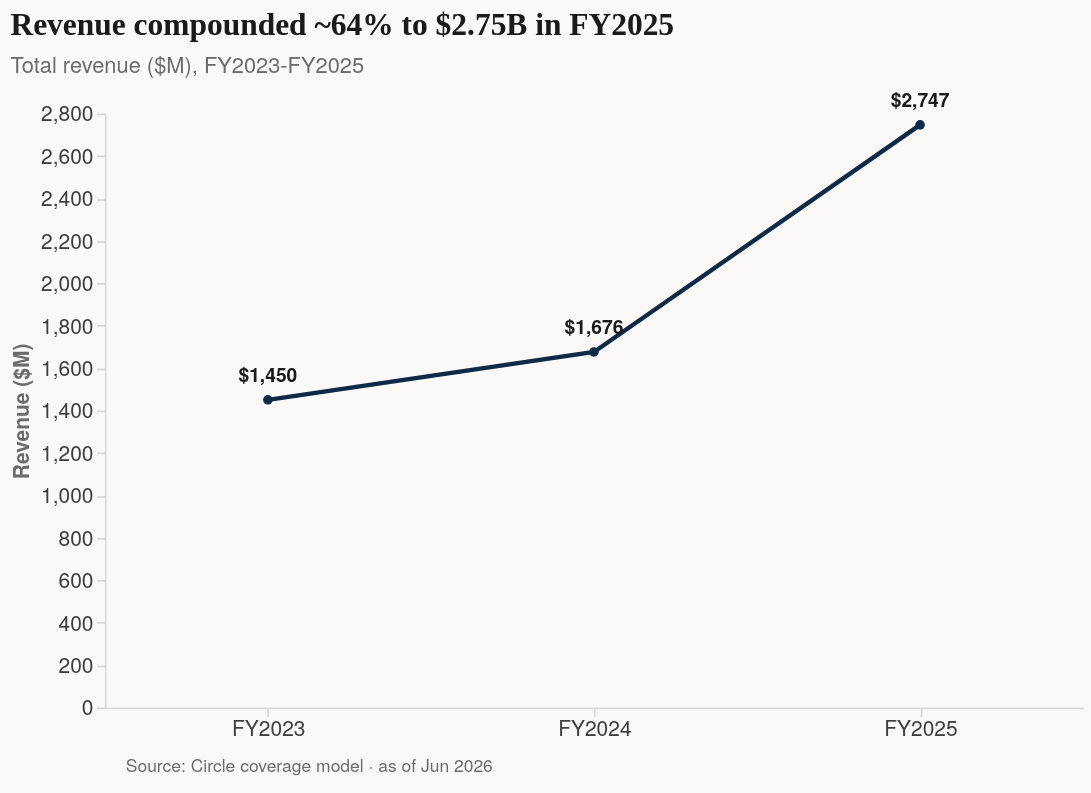

Describe this chart as a Vega-Lite specification.
### Vega-Lite specification from a JSON file in a GitHub repository (floating-point values rounded to 4 significant figures)
{"$schema": "https://vega.github.io/schema/vega-lite/v6.4.1.json", "config": {"axis": {"domainColor": "#D9D9D6", "grid": false, "labelAngle": 0, "labelColor": "#3D3D3D", "labelFont": "Helvetica Neue", "labelFontSize": 12, "tickColor": "#D9D9D6", "titleColor": "#6B6B6B", "titleFont": "Helvetica Neue", "titleFontSize": 12}, "background": "#faf9f7", "font": "Helvetica Neue", "range": {"category": ["#0E2A47", "#8B2332", "#0D7680", "#C3C7CD", "#3D3D3D"]}, "title": {"anchor": "start", "color": "#1A1A1A", "dy": -4, "font": "Georgia", "fontSize": 18, "fontWeight": "bold", "subtitleColor": "#6B6B6B", "subtitleFont": "Helvetica Neue", "subtitleFontSize": 12.5, "subtitlePadding": 8}, "view": {"stroke": null}}, "datasets": {"data-34d56df25de3c5064bfa10cf62493e87": [{"category": "FY2023", "order": 0, "series": "Revenue ($M)", "value": 1450.0}, {"category": "FY2024", "order": 1, "series": "Revenue ($M)", "value": 1676.0}, {"category": "FY2025", "order": 2, "series": "Revenue ($M)", "value": 2747.0}], "data-6fad5c34291b82fc9632cbce143d677a": [{"_": 0}]}, "spacing": 6, "vconcat": [{"data": {"name": "data-34d56df25de3c5064bfa10cf62493e87"}, "height": 340, "layer": [{"encoding": {"color": {"value": "#0E2A47"}, "x": {"field": "category", "sort": ["FY2023", "FY2024", "FY2025"], "title": null, "type": "nominal"}, "y": {"field": "value", "title": "Revenue ($M)", "type": "quantitative"}}, "mark": {"point": true, "strokeWidth": 2.5, "type": "line"}}, {"encoding": {"text": {"field": "lbl", "type": "nominal"}, "x": {"field": "category", "sort": ["FY2023", "FY2024", "FY2025"], "title": null, "type": "nominal"}, "y": {"field": "value", "title": "Revenue ($M)", "type": "quantitative"}}, "mark": {"color": "#1A1A1A", "dy": -13, "fontSize": 11, "fontWeight": "bold", "type": "text"}, "transform": [{"as": "lbl", "calculate": "'' + format(datum.value * 1.0, '$,.0f') + ''"}]}], "title": {"subtitle": "Total revenue ($M), FY2023-FY2025", "text": "Revenue compounded ~64% to $2.75B in FY2025"}, "width": 560}, {"data": {"name": "data-6fad5c34291b82fc9632cbce143d677a"}, "encoding": {"text": {"value": "Source: Circle coverage model · as of Jun 2026"}}, "mark": {"align": "left", "color": "#6B6B6B", "dx": 2, "fontSize": 10, "type": "text"}}]}
